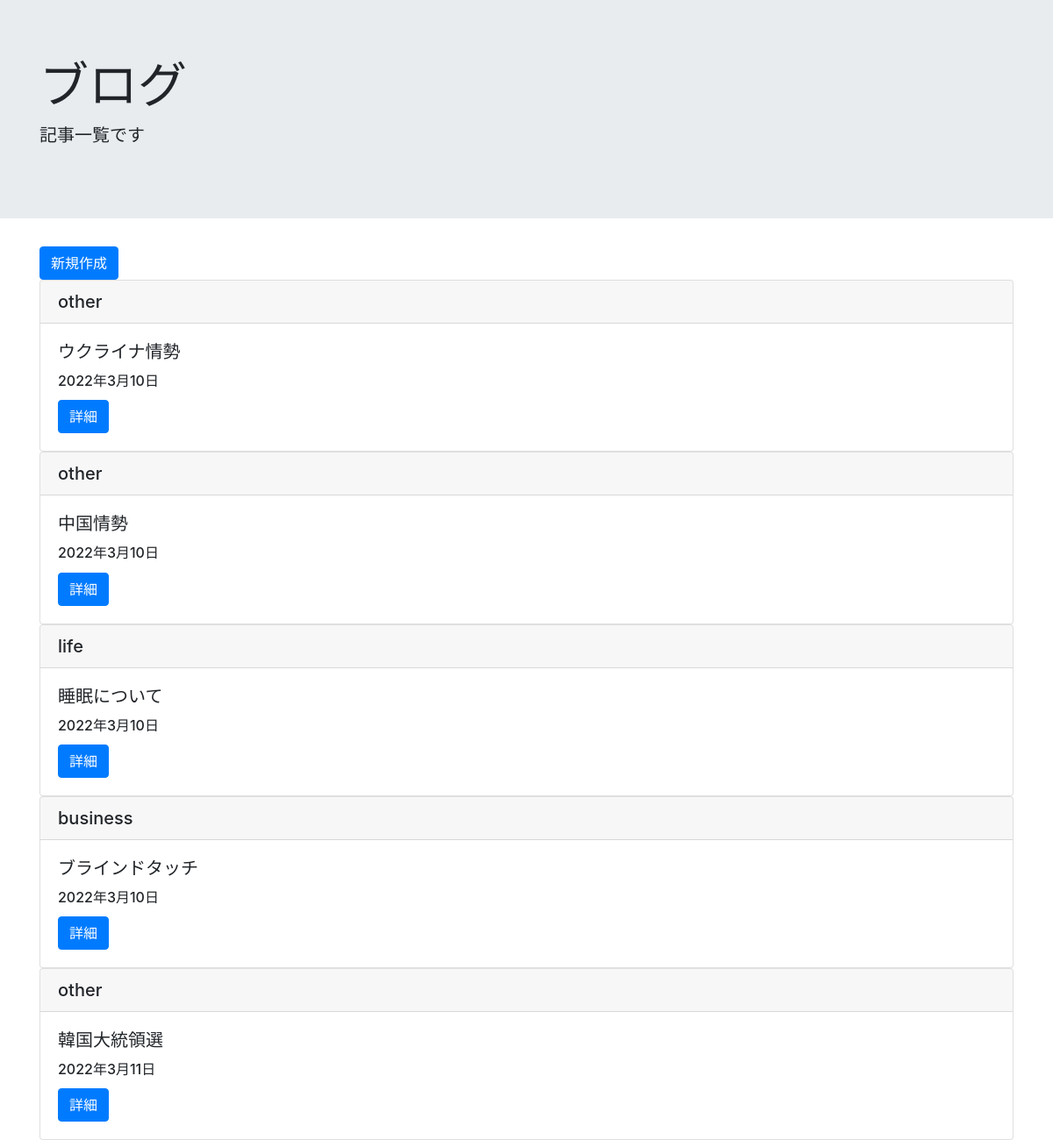
Page /list/ on the committed database.
### blogpost/models.py (models this page shows, shortened)
class BlogModel(models.Model):
    title = models.CharField(max_length=100)
    content = models.TextField()
    postdate = models.DateField(auto_now_add=True)
    category = models.CharField(max_length=50, choices=CATEGORY)

### blogpost/views.py (the view)
# urls.py: path('list/', BlogList.as_view(), name='list'),
class BlogList(ListView):
    template_name = 'list.html'
    model = BlogModel

### templates/list.html
{% extends 'base.html' %}
{% block header %}
<div class="jumbotron jumbotron-fluid">
  <div class="container">
    <h1 class="display-4">ブログ</h1>
    <p class="lead">記事一覧です</p>
  </div>
</div>
{% endblock header %}
{% block content %}
    <div class='container'>
    <a href="{% url 'create' %}" class="btn btn-primary">新規作成</a>
    {% for item in object_list %}
    <div class="card">
        <h5 class="card-header">{{ item.category }}</h5>
        <div class="card-body">
            <h5 class="card-title">{{ item.title }}</h5>
            <h6 class="card-title">{{ item.postdate }}</h6>
            <a href="{% url 'detail' item.pk %}" class="btn btn-primary">詳細</a>
        </div>
    </div>
    {% endfor %}
    </div>
{% endblock content %}

### templates/base.html (shortened to what this page needs)
<!doctype html>
<html lang="en">
  <head>
    <link rel="stylesheet" href="https://cdn.jsdelivr.net/npm/bootstrap@4.4.1/dist/css/bootstrap.min.css">
  </head>
  <body>
      {% block header %}
      {% endblock header %}
      {% block content %}
      {% endblock content %}
  </body>
</html>

### rows in the picture
BlogModel: category "other", title "ウクライナ情勢", postdate "2022年3月10日"
BlogModel: category "other", title "中国情勢", postdate "2022年3月10日"
BlogModel: category "life", title "睡眠について", postdate "2022年3月10日"
BlogModel: category "business", title "ブラインドタッチ", postdate "2022年3月10日"
BlogModel: category "other", title "韓国大統領選", postdate "2022年3月11日"
